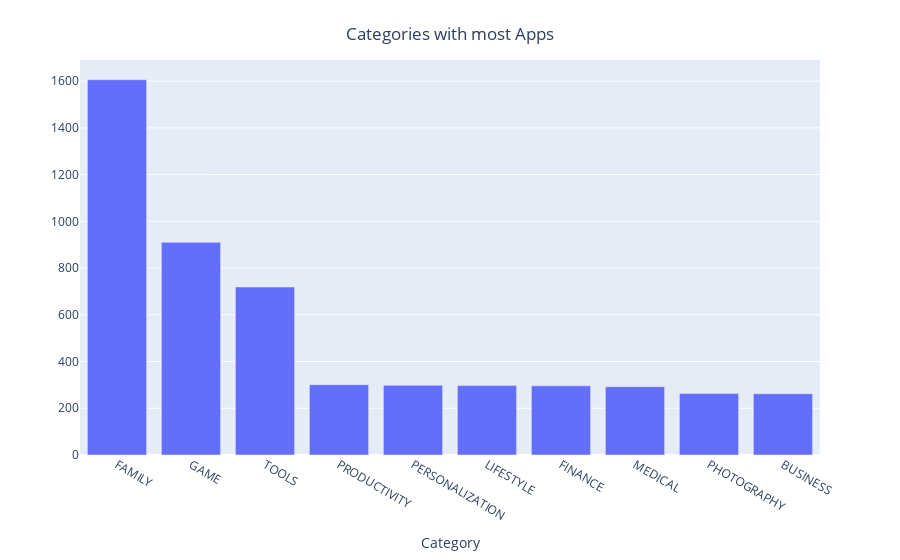

Notebook code cell kept with this figure:
### Code cell
bar = px.bar(x=df_most_apps_cat.index,
             y=df_most_apps_cat.values)

bar.update_layout(xaxis_title='Category', yaxis_title='', title={'x': 0.5,
                                                                 'y': 0.95,
                                                                 'xanchor': 'center',
                                                                 'yanchor': 'top',
                                                                 'text': 'Categories with most Apps'})
bar.show()

### Figure 1 — Plotly figure (JSON) as saved in the notebook; plotly's stock layout.template omitted (floating-point values rounded to 4 significant figures)
{"data": [{"alignmentgroup": "True", "hovertemplate": "x=%{x}<br>y=%{y}<extra></extra>", "legendgroup": "", "marker": {"color": "#636efa", "pattern": {"shape": ""}}, "name": "", "offsetgroup": "", "orientation": "v", "showlegend": false, "textposition": "auto", "type": "bar", "x": ["FAMILY", "GAME", "TOOLS", "PRODUCTIVITY", "PERSONALIZATION", "LIFESTYLE", "FINANCE", "MEDICAL", "PHOTOGRAPHY", "BUSINESS"], "xaxis": "x", "y": [1606, 910, 719, 301, 298, 297, 296, 292, 263, 262], "yaxis": "y"}], "layout": {"barmode": "relative", "legend": {"tracegroupgap": 0}, "margin": {"t": 60}, "title": {"text": "Categories with most Apps", "x": 0.5, "xanchor": "center", "y": 0.95, "yanchor": "top"}, "xaxis": {"anchor": "y", "domain": [0, 1], "title": {"text": "Category"}}, "yaxis": {"anchor": "x", "domain": [0, 1], "title": {"text": ""}}}}
